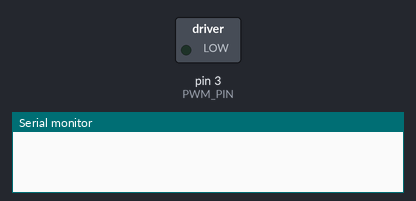
Recording of a sketch running on a simulated Arduino Uno, built with avr-gcc and run on an emulated ATmega328P. Parts: switched loads named in the sketch (green lamp = pin HIGH), the last lines printed to the serial monitor.

Above: at 0.12 s.
At 1.12 s:
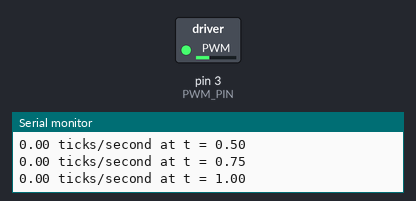
At 1.62 s:
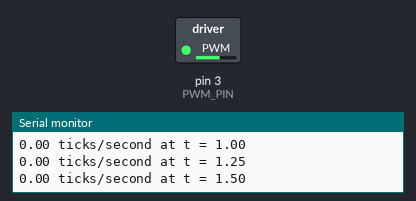
At 2.3 s:
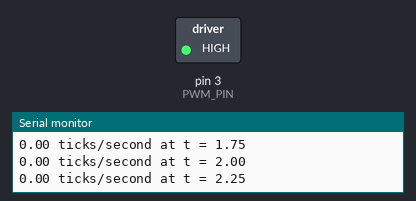
Timing chart, 0 to 3.8 s (numbered marks = the images above):
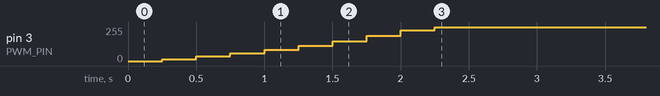

Measured:
- by itself, pin 3 (PWM_PIN): moves from 0/255 to 255/255 over 2.0 s

The sketch:

motor_test.ino
```cpp
#define ENCODER_A 2
#define ENCODER_B 1
#define PWM_PIN   3
#define DIR_PIN1  0

#define DELTA_T_TARGET  250

volatile long count;
long new_count, old_count;
const double kP = 0.3;
const double kI = 0.1;
const double kD = 0.005;

int last_time;
double pid_last_speed;
double last_speed;
double set_point;
int pwm;
double i_term;

double av_speed;
double prev_time;

void setup()
{
  Serial.begin(9600);
  attachInterrupt(2, readEncoder, CHANGE);
  //speed_control.setGains(kP,kI,kD);
  last_time = millis();
  i_term = 0.0;
  last_speed = 0.0;
  digitalWrite(DIR_PIN1, HIGH);
  //speed_control.setSpeed(1500);
  set_point = 38.9;
  av_speed = 0.0;
  prev_time = 0.0;
}

void loop()
{
  int current_time = millis();
  if (current_time - last_time >= DELTA_T_TARGET)
  {
    /*
    speed_control.adjustPWM();
    last_time = current_time;
    Serial.println(motor_encoder.getSpeed());
    */
    double deltaT = (double)(current_time - last_time) / 1000.0;
    double cur_speed = getSpeed(deltaT);
    updatePWM(cur_speed);
    //Serial.println(cur_speed);
    analogWrite(PWM_PIN,pwm);
    last_time = current_time;
  }
}

void updatePWM(double cur_speed)
{
  double error = set_point - cur_speed;
  i_term += kI * error;
  double d_input = cur_speed - pid_last_speed;
  int adjustment = (kP * error) + i_term - (kD * d_input);
  pwm += adjustment;
  if (pwm > 255) pwm = 255;
  else if (pwm < 0) pwm = 0;
  pid_last_speed = cur_speed;
}

double getSpeed(double deltaT)
{
  old_count = new_count;
  new_count = count;
  int difference = new_count - old_count;
  /*
  Serial.print(difference);
  Serial.print("   ");
  Serial.println(deltaT);
  */
  double cur_speed;
  if (difference < 50000 && difference > -50000)
  {
    cur_speed = (double)difference / deltaT;
    last_speed = cur_speed;
  }
  else
  {
    cur_speed = last_speed;
  }
  updateAvSpeed(cur_speed, deltaT);
  //Serial.print("speed: ");
  //Serial.println(cur_speed);
  return cur_speed;
}

void updateAvSpeed(double cur_speed, double deltaT)
{
  av_speed *= prev_time;
  av_speed += cur_speed * deltaT;
  prev_time += deltaT;
  av_speed /= prev_time;
  Serial.print(av_speed);
  Serial.print(" ticks/second at t = ");
  Serial.println(prev_time);
}

void readEncoder()
{
  //motor_encoder.updateCount();
  if (digitalRead(ENCODER_A) == HIGH)
  {
    if (digitalRead(ENCODER_B) == LOW)
      count++;
    else
      count--;
  }
  else
  {
    if (digitalRead(ENCODER_B) == LOW)
      count--;
    else
      count++;
  }
}
```
